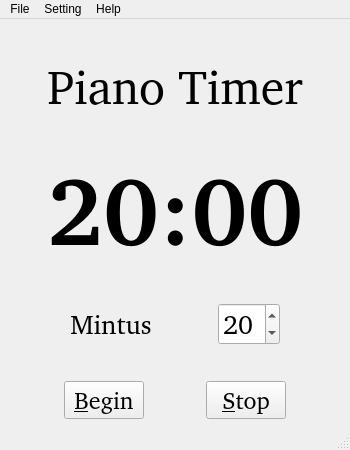
<?xml version="1.0" encoding="UTF-8"?>
<ui version="4.0">
 <class>MainWindow</class>
 <widget class="QMainWindow" name="MainWindow">
  <property name="geometry">
   <rect>
    <x>0</x>
    <y>0</y>
    <width>350</width>
    <height>450</height>
   </rect>
  </property>
  <property name="minimumSize">
   <size>
    <width>350</width>
    <height>450</height>
   </size>
  </property>
  <property name="windowTitle">
   <string>PianoTimer</string>
  </property>
  <widget class="QWidget" name="centralwidget">
   <layout class="QGridLayout" name="gridLayout">
    <item row="0" column="0">
     <layout class="QVBoxLayout" name="verticalLayout">
      <item>
       <spacer name="verticalSpacer_4">
        <property name="orientation">
         <enum>Qt::Vertical</enum>
        </property>
        <property name="sizeHint" stdset="0">
         <size>
          <width>20</width>
          <height>40</height>
         </size>
        </property>
       </spacer>
      </item>
      <item>
       <widget class="QLabel" name="label_Title">
        <property name="maximumSize">
         <size>
          <width>16777215</width>
          <height>75</height>
         </size>
        </property>
        <property name="font">
         <font>
          <family>Noto Sans [unknown]</family>
          <pointsize>36</pointsize>
          <weight>50</weight>
          <bold>false</bold>
         </font>
        </property>
        <property name="text">
         <string>Piano Timer</string>
        </property>
        <property name="alignment">
         <set>Qt::AlignCenter</set>
        </property>
       </widget>
      </item>
      <item>
       <spacer name="verticalSpacer_3">
        <property name="orientation">
         <enum>Qt::Vertical</enum>
        </property>
        <property name="sizeHint" stdset="0">
         <size>
          <width>20</width>
          <height>40</height>
         </size>
        </property>
       </spacer>
      </item>
      <item>
       <widget class="QLabel" name="labelTime">
        <property name="font">
         <font>
          <family>Noto Sans [unknown]</family>
          <pointsize>72</pointsize>
          <weight>75</weight>
          <bold>true</bold>
         </font>
        </property>
        <property name="text">
         <string>20:00</string>
        </property>
        <property name="alignment">
         <set>Qt::AlignCenter</set>
        </property>
       </widget>
      </item>
      <item>
       <spacer name="verticalSpacer_2">
        <property name="orientation">
         <enum>Qt::Vertical</enum>
        </property>
        <property name="sizeHint" stdset="0">
         <size>
          <width>20</width>
          <height>40</height>
         </size>
        </property>
       </spacer>
      </item>
      <item>
       <layout class="QHBoxLayout" name="horizontalLayout_2">
        <item>
         <spacer name="horizontalSpacer">
          <property name="orientation">
           <enum>Qt::Horizontal</enum>
          </property>
          <property name="sizeHint" stdset="0">
           <size>
            <width>40</width>
            <height>20</height>
           </size>
          </property>
         </spacer>
        </item>
        <item>
         <widget class="QLabel" name="labelMin">
          <property name="font">
           <font>
            <family>Noto Sans [unknown]</family>
            <pointsize>20</pointsize>
           </font>
          </property>
          <property name="text">
           <string>Mintus</string>
          </property>
          <property name="alignment">
           <set>Qt::AlignCenter</set>
          </property>
         </widget>
        </item>
        <item>
         <spacer name="horizontalSpacer_3">
          <property name="orientation">
           <enum>Qt::Horizontal</enum>
          </property>
          <property name="sizeHint" stdset="0">
           <size>
            <width>40</width>
            <height>20</height>
           </size>
          </property>
         </spacer>
        </item>
        <item>
         <widget class="QSpinBox" name="spinBox_MinIn">
          <property name="font">
           <font>
            <family>Noto Sans [unknown]</family>
            <pointsize>20</pointsize>
           </font>
          </property>
          <property name="value">
           <number>20</number>
          </property>
         </widget>
        </item>
        <item>
         <spacer name="horizontalSpacer_2">
          <property name="orientation">
           <enum>Qt::Horizontal</enum>
          </property>
          <property name="sizeHint" stdset="0">
           <size>
            <width>40</width>
            <height>20</height>
           </size>
          </property>
         </spacer>
        </item>
       </layout>
      </item>
      <item>
       <spacer name="verticalSpacer">
        <property name="orientation">
         <enum>Qt::Vertical</enum>
        </property>
        <property name="sizeHint" stdset="0">
         <size>
          <width>20</width>
          <height>40</height>
         </size>
        </property>
       </spacer>
      </item>
      <item>
       <layout class="QHBoxLayout" name="horizontalLayout">
        <item>
         <spacer name="horizontalSpacer_4">
          <property name="orientation">
           <enum>Qt::Horizontal</enum>
          </property>
          <property name="sizeHint" stdset="0">
           <size>
            <width>40</width>
            <height>20</height>
           </size>
          </property>
         </spacer>
        </item>
        <item>
         <widget class="QPushButton" name="pushButton_Begin">
          <property name="maximumSize">
           <size>
            <width>16777215</width>
            <height>50</height>
           </size>
          </property>
          <property name="font">
           <font>
            <family>Noto Sans [unknown]</family>
            <pointsize>18</pointsize>
           </font>
          </property>
          <property name="text">
           <string>&amp;Begin</string>
          </property>
         </widget>
        </item>
        <item>
         <spacer name="horizontalSpacer_5">
          <property name="orientation">
           <enum>Qt::Horizontal</enum>
          </property>
          <property name="sizeHint" stdset="0">
           <size>
            <width>40</width>
            <height>20</height>
           </size>
          </property>
         </spacer>
        </item>
        <item>
         <widget class="QPushButton" name="pushButton_Stop">
          <property name="maximumSize">
           <size>
            <width>16777215</width>
            <height>50</height>
           </size>
          </property>
          <property name="font">
           <font>
            <family>Noto Sans [unknown]</family>
            <pointsize>18</pointsize>
           </font>
          </property>
          <property name="text">
           <string>&amp;Stop</string>
          </property>
         </widget>
        </item>
        <item>
         <spacer name="horizontalSpacer_6">
          <property name="orientation">
           <enum>Qt::Horizontal</enum>
          </property>
          <property name="sizeHint" stdset="0">
           <size>
            <width>40</width>
            <height>20</height>
           </size>
          </property>
         </spacer>
        </item>
       </layout>
      </item>
     </layout>
    </item>
   </layout>
  </widget>
  <widget class="QMenuBar" name="menubar">
   <property name="geometry">
    <rect>
     <x>0</x>
     <y>0</y>
     <width>350</width>
     <height>27</height>
    </rect>
   </property>
   <widget class="QMenu" name="menuFile">
    <property name="title">
     <string>File</string>
    </property>
    <addaction name="actionOpen"/>
    <addaction name="actionRecord_Ref_Wav"/>
    <addaction name="separator"/>
    <addaction name="actionExit"/>
   </widget>
   <widget class="QMenu" name="menuSetting">
    <property name="title">
     <string>Setting</string>
    </property>
    <addaction name="actionPreference"/>
   </widget>
   <widget class="QMenu" name="menuHelp">
    <property name="title">
     <string>Help</string>
    </property>
    <addaction name="actionAbout"/>
   </widget>
   <addaction name="menuFile"/>
   <addaction name="menuSetting"/>
   <addaction name="menuHelp"/>
  </widget>
  <widget class="QStatusBar" name="statusbar"/>
  <action name="actionOpen">
   <property name="text">
    <string>Open...</string>
   </property>
  </action>
  <action name="actionExit">
   <property name="text">
    <string>Exit</string>
   </property>
  </action>
  <action name="actionRecord_Ref_Wav">
   <property name="text">
    <string>Record Ref Wav</string>
   </property>
  </action>
  <action name="actionAbout">
   <property name="text">
    <string>About</string>
   </property>
  </action>
  <action name="actionPreference">
   <property name="text">
    <string>Preference...</string>
   </property>
  </action>
 </widget>
 <resources/>
 <connections/>
</ui>
